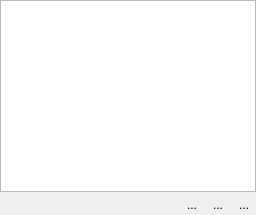
             <widget class="QWidget" name="logTab">
              <attribute name="title">
               <string>Journal</string>
              </attribute>
              <layout class="QVBoxLayout" name="verticalLayout_3">
               <property name="spacing">
                <number>2</number>
               </property>
               <property name="leftMargin">
                <number>0</number>
               </property>
               <property name="topMargin">
                <number>0</number>
               </property>
               <property name="rightMargin">
                <number>0</number>
               </property>
               <property name="bottomMargin">
                <number>0</number>
               </property>
               <item>
                <widget class="QTextEdit" name="txtLog">
                 <property name="readOnly">
                  <bool>true</bool>
                 </property>
                </widget>
               </item>
               <item>
                <layout class="QHBoxLayout" name="horizontalLayout_2">
                 <property name="bottomMargin">
                  <number>0</number>
                 </property>
                 <item>
                  <spacer name="horizontalSpacer_2">
                   <property name="orientation">
                    <enum>Qt::Horizontal</enum>
                   </property>
                   <property name="sizeHint" stdset="0">
                    <size>
                     <width>40</width>
                     <height>20</height>
                    </size>
                   </property>
                  </spacer>
                 </item>
                 <item>
                  <widget class="QToolButton" name="debugButton">
                   <property name="toolTip">
                    <string>Activer le mode debug</string>
                   </property>
                   <property name="text">
                    <string>...</string>
                   </property>
                   <property name="icon">
                    <iconset resource="../BioDispersal/resources.qrc">
                     <normaloff>:/plugins/eco_cont/icons/debug_icon/mActionAnnotation.svg</normaloff>:/plugins/eco_cont/icons/debug_icon/mActionAnnotation.svg</iconset>
                   </property>
                   <property name="checkable">
                    <bool>true</bool>
                   </property>
                   <property name="autoRaise">
                    <bool>true</bool>
                   </property>
                  </widget>
                 </item>
                 <item>
                  <widget class="QToolButton" name="logSaveAs">
                   <property name="toolTip">
                    <string>Enregistrer le journal sous</string>
                   </property>
                   <property name="text">
                    <string>...</string>
                   </property>
                   <property name="icon">
                    <iconset resource="../BioDispersal/resources.qrc">
                     <normaloff>:/plugins/eco_cont/icons/mActionFileSave.svg</normaloff>:/plugins/eco_cont/icons/mActionFileSave.svg</iconset>
                   </property>
                   <property name="autoRaise">
                    <bool>true</bool>
                   </property>
                  </widget>
                 </item>
                 <item>
                  <widget class="QToolButton" name="logClear">
                   <property name="toolTip">
                    <string>Effacer le journal</string>
                   </property>
                   <property name="text">
                    <string>...</string>
                   </property>
                   <property name="icon">
                    <iconset resource="../BioDispersal/resources.qrc">
                     <normaloff>:/plugins/eco_cont/icons/iconClearConsole.svg</normaloff>:/plugins/eco_cont/icons/iconClearConsole.svg</iconset>
                   </property>
                   <property name="autoRaise">
                    <bool>true</bool>
                   </property>
                  </widget>
                 </item>
                </layout>
               </item>
              </layout>
             </widget>
